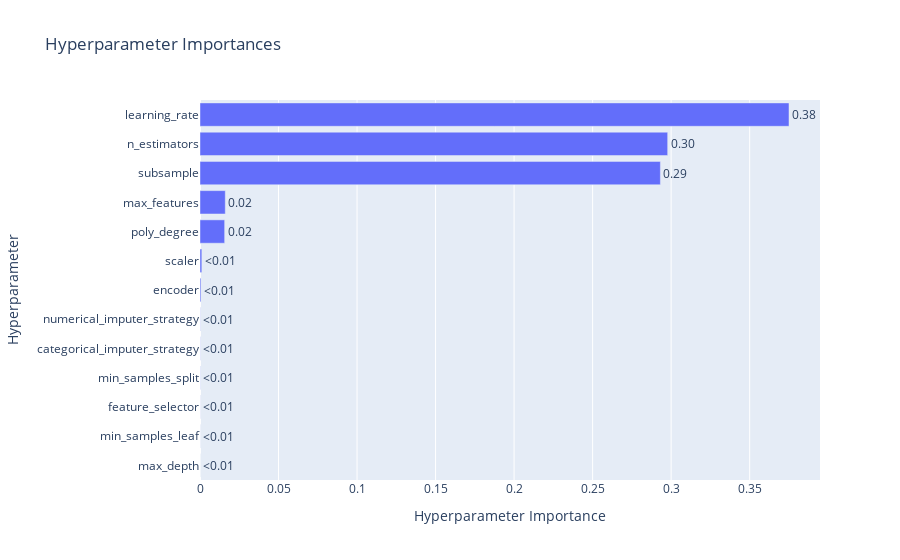

Notebook code cell kept with this figure:
### Code cell
ov.plot_param_importances(GradientBoostingRegressor_study)

### Figure 1 — Plotly figure (JSON) as saved in the notebook; plotly's stock layout.template omitted (floating-point values rounded to 4 significant figures)
{"data": [{"cliponaxis": false, "hovertemplate": ["max_depth (IntDistribution): 1.53972592616802e-05<extra></extra>", "min_samples_leaf (IntDistribution): 3.6575313124245135e-05<extra></extra>", "feature_selector (CategoricalDistribution): 5.365984348069188e-05<extra></extra>", "min_samples_split (IntDistribution): 9.274735659391557e-05<extra></extra>", "categorical_imputer_strategy (CategoricalDistribution): 0.00010257517795833424<extra></extra>", "numerical_imputer_strategy (CategoricalDistribution): 0.0001152977181025474<extra></extra>", "encoder (CategoricalDistribution): 0.0006113783858467556<extra></extra>", "scaler (CategoricalDistribution): 0.001156327262304093<extra></extra>", "poly_degree (IntDistribution): 0.015703121616008772<extra></extra>", "max_features (FloatDistribution): 0.01610644974383672<extra></extra>", "subsample (FloatDistribution): 0.29315858527818134<extra></extra>", "n_estimators (IntDistribution): 0.2977982389799827<extra></extra>", "learning_rate (FloatDistribution): 0.3750496460653181<extra></extra>"], "name": "Objective Value", "orientation": "h", "text": ["<0.01", "<0.01", "<0.01", "<0.01", "<0.01", "<0.01", "<0.01", "<0.01", "0.02", "0.02", "0.29", "0.30", "0.38"], "textposition": "outside", "type": "bar", "x": [1.54e-05, 3.658e-05, 5.366e-05, 9.275e-05, 0.0001026, 0.0001153, 0.0006114, 0.001156, 0.0157, 0.01611, 0.2932, 0.2978, 0.375], "y": ["max_depth", "min_samples_leaf", "feature_selector", "min_samples_split", "categorical_imputer_strategy", "numerical_imputer_strategy", "encoder", "scaler", "poly_degree", "max_features", "subsample", "n_estimators", "learning_rate"]}], "layout": {"title": {"text": "Hyperparameter Importances"}, "xaxis": {"title": {"text": "Hyperparameter Importance"}}, "yaxis": {"title": {"text": "Hyperparameter"}}}}
